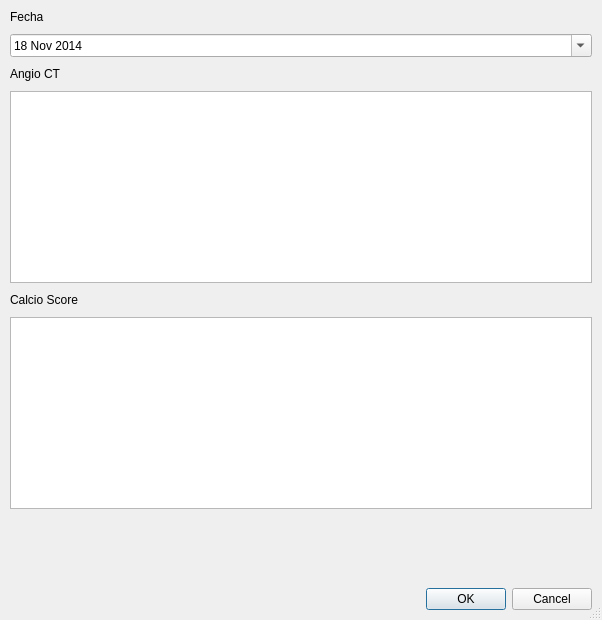
<?xml version="1.0" encoding="UTF-8"?>
<ui version="4.0">
 <class>Dialog</class>
 <widget class="QDialog" name="Dialog">
  <property name="geometry">
   <rect>
    <x>0</x>
    <y>0</y>
    <width>602</width>
    <height>620</height>
   </rect>
  </property>
  <property name="windowTitle">
   <string>TAC</string>
  </property>
  <property name="sizeGripEnabled">
   <bool>true</bool>
  </property>
  <property name="modal">
   <bool>true</bool>
  </property>
  <layout class="QVBoxLayout" name="verticalLayout">
   <property name="spacing">
    <number>10</number>
   </property>
   <property name="leftMargin">
    <number>10</number>
   </property>
   <property name="topMargin">
    <number>10</number>
   </property>
   <property name="rightMargin">
    <number>10</number>
   </property>
   <property name="bottomMargin">
    <number>10</number>
   </property>
   <item>
    <widget class="QLabel" name="label_3">
     <property name="text">
      <string>Fecha</string>
     </property>
    </widget>
   </item>
   <item>
    <widget class="QDateEdit" name="dateInput">
     <property name="calendarPopup">
      <bool>true</bool>
     </property>
     <property name="date">
      <date>
       <year>2014</year>
       <month>11</month>
       <day>18</day>
      </date>
     </property>
    </widget>
   </item>
   <item>
    <widget class="QLabel" name="label">
     <property name="text">
      <string>Angio CT</string>
     </property>
    </widget>
   </item>
   <item>
    <widget class="QPlainTextEdit" name="angioInput"/>
   </item>
   <item>
    <widget class="QLabel" name="label_2">
     <property name="text">
      <string>Calcio Score</string>
     </property>
    </widget>
   </item>
   <item>
    <widget class="QTableView" name="calcioScoreTable"/>
   </item>
   <item>
    <spacer name="verticalSpacer">
     <property name="orientation">
      <enum>Qt::Vertical</enum>
     </property>
     <property name="sizeHint" stdset="0">
      <size>
       <width>516</width>
       <height>30</height>
      </size>
     </property>
    </spacer>
   </item>
   <item>
    <widget class="QDialogButtonBox" name="buttonBox">
     <property name="standardButtons">
      <set>QDialogButtonBox::Cancel|QDialogButtonBox::Ok</set>
     </property>
    </widget>
   </item>
  </layout>
 </widget>
 <resources/>
 <connections>
  <connection>
   <sender>buttonBox</sender>
   <signal>rejected()</signal>
   <receiver>Dialog</receiver>
   <slot>reject()</slot>
   <hints>
    <hint type="sourcelabel">
     <x>552</x>
     <y>599</y>
    </hint>
    <hint type="destinationlabel">
     <x>597</x>
     <y>575</y>
    </hint>
   </hints>
  </connection>
 </connections>
</ui>
